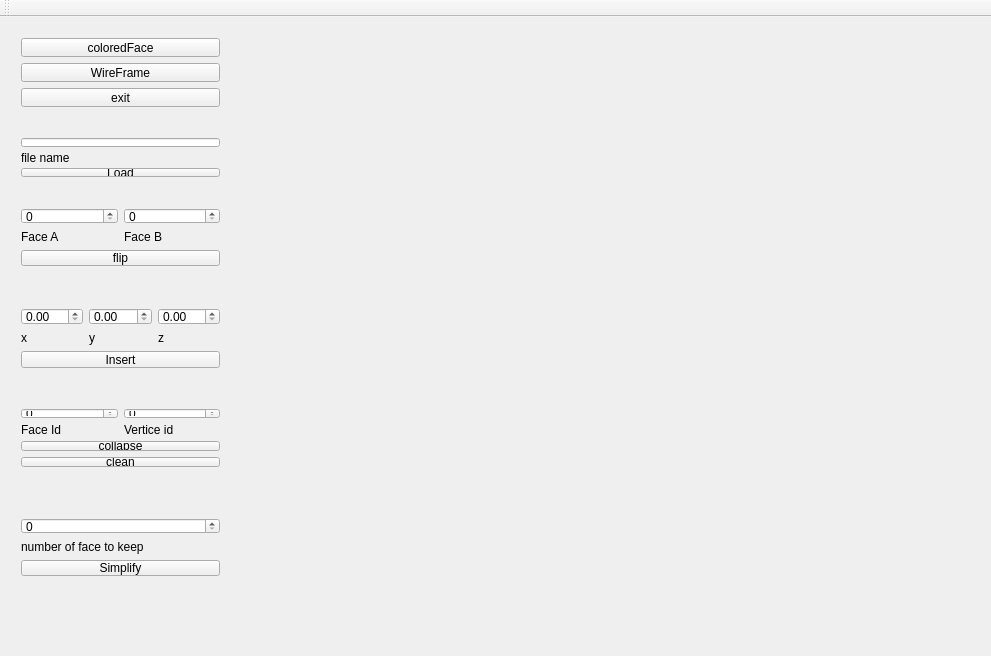
<?xml version="1.0" encoding="UTF-8"?>
<ui version="4.0">
 <class>MainWindow</class>
 <widget class="QMainWindow" name="MainWindow">
  <property name="geometry">
   <rect>
    <x>0</x>
    <y>0</y>
    <width>991</width>
    <height>656</height>
   </rect>
  </property>
  <property name="windowTitle">
   <string>Mesh_Computational_Geometry</string>
  </property>
  <widget class="QWidget" name="centralWidget">
   <widget class="GLDisplayWidget" name="widget" native="true">
    <property name="geometry">
     <rect>
      <x>240</x>
      <y>10</y>
      <width>721</width>
      <height>601</height>
     </rect>
    </property>
    <property name="sizePolicy">
     <sizepolicy hsizetype="Expanding" vsizetype="Preferred">
      <horstretch>0</horstretch>
      <verstretch>0</verstretch>
     </sizepolicy>
    </property>
   </widget>
   <widget class="QWidget" name="verticalLayoutWidget_2">
    <property name="geometry">
     <rect>
      <x>10</x>
      <y>280</y>
      <width>221</width>
      <height>81</height>
     </rect>
    </property>
    <layout class="QVBoxLayout" name="verticalLayout_3">
     <item>
      <layout class="QHBoxLayout" name="horizontalLayout">
       <item>
        <widget class="QDoubleSpinBox" name="insert_x"/>
       </item>
       <item>
        <widget class="QDoubleSpinBox" name="insert_y"/>
       </item>
       <item>
        <widget class="QDoubleSpinBox" name="insert_z"/>
       </item>
      </layout>
     </item>
     <item>
      <layout class="QHBoxLayout" name="horizontalLayout_3">
       <item>
        <widget class="QLabel" name="label_3">
         <property name="text">
          <string>x</string>
         </property>
        </widget>
       </item>
       <item>
        <widget class="QLabel" name="label_2">
         <property name="text">
          <string>y</string>
         </property>
        </widget>
       </item>
       <item>
        <widget class="QLabel" name="label">
         <property name="text">
          <string>z</string>
         </property>
        </widget>
       </item>
      </layout>
     </item>
     <item>
      <widget class="QPushButton" name="insertButton">
       <property name="text">
        <string>Insert</string>
       </property>
      </widget>
     </item>
    </layout>
   </widget>
   <widget class="QWidget" name="layoutWidget">
    <property name="geometry">
     <rect>
      <x>10</x>
      <y>10</y>
      <width>221</width>
      <height>91</height>
     </rect>
    </property>
    <layout class="QVBoxLayout" name="verticalLayout_2">
     <item>
      <widget class="QPushButton" name="colorButton">
       <property name="text">
        <string>coloredFace</string>
       </property>
      </widget>
     </item>
     <item>
      <widget class="QPushButton" name="wireFrameButton">
       <property name="text">
        <string>WireFrame</string>
       </property>
      </widget>
     </item>
     <item>
      <widget class="QPushButton" name="exitButton">
       <property name="text">
        <string>exit</string>
       </property>
      </widget>
     </item>
    </layout>
   </widget>
   <widget class="QWidget" name="verticalLayoutWidget_3">
    <property name="geometry">
     <rect>
      <x>10</x>
      <y>380</y>
      <width>221</width>
      <height>81</height>
     </rect>
    </property>
    <layout class="QVBoxLayout" name="verticalLayout_4">
     <item>
      <layout class="QHBoxLayout" name="horizontalLayout_2">
       <item>
        <widget class="QSpinBox" name="collapse_face"/>
       </item>
       <item>
        <widget class="QSpinBox" name="collapse_vertice"/>
       </item>
      </layout>
     </item>
     <item>
      <layout class="QHBoxLayout" name="horizontalLayout_4">
       <item>
        <widget class="QLabel" name="label_5">
         <property name="text">
          <string>Face Id</string>
         </property>
        </widget>
       </item>
       <item>
        <widget class="QLabel" name="label_4">
         <property name="text">
          <string>Vertice id</string>
         </property>
        </widget>
       </item>
      </layout>
     </item>
     <item>
      <widget class="QPushButton" name="collapseButton">
       <property name="text">
        <string>collapse</string>
       </property>
      </widget>
     </item>
     <item>
      <widget class="QPushButton" name="cleanButton">
       <property name="text">
        <string>clean</string>
       </property>
      </widget>
     </item>
    </layout>
   </widget>
   <widget class="QWidget" name="verticalLayoutWidget">
    <property name="geometry">
     <rect>
      <x>10</x>
      <y>110</y>
      <width>221</width>
      <height>61</height>
     </rect>
    </property>
    <layout class="QVBoxLayout" name="verticalLayout">
     <item>
      <widget class="QLineEdit" name="mesh_filename"/>
     </item>
     <item>
      <widget class="QLabel" name="label_7">
       <property name="text">
        <string>file name</string>
       </property>
      </widget>
     </item>
     <item>
      <widget class="QPushButton" name="load_mesh">
       <property name="text">
        <string>Load</string>
       </property>
      </widget>
     </item>
    </layout>
   </widget>
   <widget class="QWidget" name="verticalLayoutWidget_4">
    <property name="geometry">
     <rect>
      <x>10</x>
      <y>490</y>
      <width>221</width>
      <height>80</height>
     </rect>
    </property>
    <layout class="QVBoxLayout" name="verticalLayout_5">
     <item>
      <widget class="QSpinBox" name="simplify_nb"/>
     </item>
     <item>
      <widget class="QLabel" name="label_6">
       <property name="text">
        <string>number of face to keep</string>
       </property>
      </widget>
     </item>
     <item>
      <widget class="QPushButton" name="simplifyButton">
       <property name="text">
        <string>Simplify</string>
       </property>
      </widget>
     </item>
    </layout>
   </widget>
   <widget class="QWidget" name="verticalLayoutWidget_5">
    <property name="geometry">
     <rect>
      <x>10</x>
      <y>180</y>
      <width>221</width>
      <height>80</height>
     </rect>
    </property>
    <layout class="QVBoxLayout" name="verticalLayout_6">
     <item>
      <layout class="QHBoxLayout" name="horizontalLayout_5">
       <item>
        <widget class="QSpinBox" name="flip_faceA"/>
       </item>
       <item>
        <widget class="QSpinBox" name="flip_faceB"/>
       </item>
      </layout>
     </item>
     <item>
      <layout class="QHBoxLayout" name="horizontalLayout_6">
       <item>
        <widget class="QLabel" name="label_9">
         <property name="text">
          <string>Face A</string>
         </property>
        </widget>
       </item>
       <item>
        <widget class="QLabel" name="label_8">
         <property name="text">
          <string>Face B</string>
         </property>
        </widget>
       </item>
      </layout>
     </item>
     <item>
      <widget class="QPushButton" name="flipButton">
       <property name="text">
        <string>flip</string>
       </property>
      </widget>
     </item>
    </layout>
   </widget>
  </widget>
  <widget class="QToolBar" name="mainToolBar">
   <attribute name="toolBarArea">
    <enum>TopToolBarArea</enum>
   </attribute>
   <attribute name="toolBarBreak">
    <bool>false</bool>
   </attribute>
  </widget>
 </widget>
 <layoutdefault spacing="6" margin="11"/>
 <customwidgets>
  <customwidget>
   <class>GLDisplayWidget</class>
   <extends>QWidget</extends>
   <header>gldisplaywidget.h</header>
   <container>1</container>
  </customwidget>
 </customwidgets>
 <resources/>
 <connections>
  <connection>
   <sender>exitButton</sender>
   <signal>released()</signal>
   <receiver>MainWindow</receiver>
   <slot>close()</slot>
   <hints>
    <hint type="sourcelabel">
     <x>61</x>
     <y>193</y>
    </hint>
    <hint type="destinationlabel">
     <x>91</x>
     <y>181</y>
    </hint>
   </hints>
  </connection>
 </connections>
</ui>
